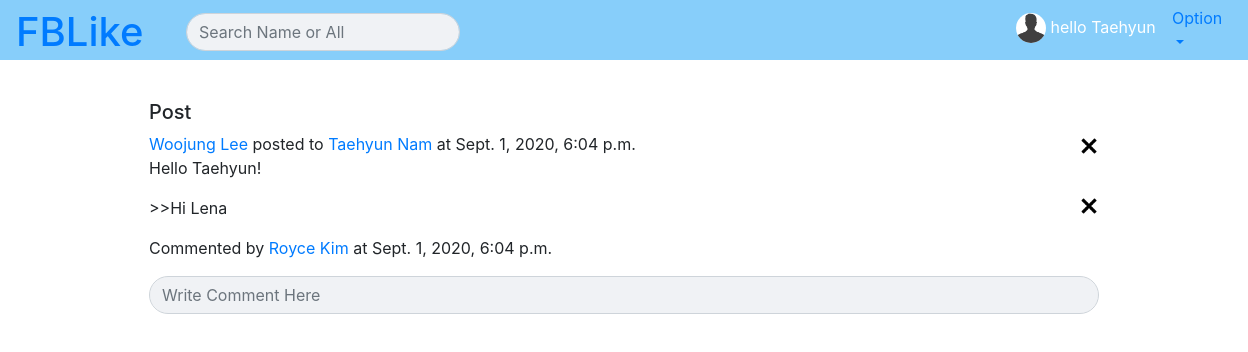
/post/2 (signed in), run on the app's committed database.
### fbApp/models.py (models this page shows, shortened)
class User(models.Model):
    firstName = models.CharField(max_length=255)
    lastName = models.CharField(max_length=255)
    email = models.CharField(max_length=255)
    password = models.CharField(max_length=255)
    hometown = models.CharField(max_length=255, default = None, blank=True, null=True)
    work = models.CharField(max_length=255, default = None, blank=True, null=True)
    home = models.CharField(max_length=255, default = None, blank=True, null=True)
    cover = models.ImageField(upload_to="", default='/coverdefault.jpg', blank=True, null=True)
    pic = models.ImageField(upload_to="", default='/Default.png', blank=True, null=True)
    relationships = models.ManyToManyField('User', through='Friend', symmetrical=False, related_name='friends')
    created_at = models.DateTimeField(auto_now_add=True)
    updated_at = models.DateTimeField(auto_now=True)
    objects = UserManager()

class Post(models.Model):
    content = models.TextField(max_length=255)
    image = models.FileField(upload_to="", default=None, blank=True, null=True)
    p_creater = models.ForeignKey(User, related_name="posts", on_delete=models.CASCADE)
    p_to = models.ForeignKey(User, related_name="post_by", on_delete=models.CASCADE)
    created_at = models.DateTimeField(auto_now_add=True)
    updated_at = models.DateTimeField(auto_now=True)

class Comment(models.Model):
    content = models.TextField(max_length=255)
    c_creater = models.ForeignKey(User, related_name="comments", on_delete=models.CASCADE)
    c_message = models.ForeignKey(Post, related_name="comments", on_delete=models.CASCADE)
    created_at = models.DateTimeField(auto_now_add=True)
    updated_at = models.DateTimeField(auto_now=True)

### fbApp/views.py (the view)
# urls.py: path('post/<postid>', views.showpost),
def showpost(request, postid):
    userinSession = User.objects.get(id = request.session['loginid'])
    getpost = Post.objects.get(id = postid)
    getcomment = Comment.objects.all()
    context = {
        'loggedinuser' : userinSession,
        'post' : getpost,
        'comments' : getcomment
    }
    return render(request, "post.html", context)

### fbApp/templates/post.html (shortened to what this page needs)
<!DOCTYPE html>
<html lang="en">
<head>
    <link rel="stylesheet" href="https://maxcdn.bootstrapcdn.com/bootstrap/4.0.0-alpha.6/css/bootstrap.min.css">
</head>
<body>
    {% include 'navbar.html' %}
    {% block content %}
    <div class="container">
        <div class="content" style="padding-left:90px; margin-top: 20px; padding-right: 90px;" >
            <div class="content_info" style="margin-bottom: 20px; padding-bottom: 10px;">
                <h5>Post</h5>
                {% if post.p_creater == post.p_to %}
                    <p style="display: inline;"><a href="/user/{{post.p_creater.id}}">{{post.p_creater.firstName}} {{post.p_creater.lastName}}</a> posted at {{post.created_at}}</p>
                {% else %}
                    <p style="display: inline;"><a href="/user/{{post.p_creater.id}}">{{post.p_creater.firstName}} {{post.p_creater.lastName}}</a> posted to <a href="/user/{{post.p_to.id}}">{{post.p_to.firstName}} {{post.p_to.lastName}}</a> at {{post.created_at}}</p>
                {% endif %}
                {% if post.p_creater == loggedinuser or post.p_to == loggedinuser %}
                <form action="/deletepost" method="post">
                    <input type="image" alt="Submit" src="/media/close.png" style="display: inline; float: right; margin-top: -20px; width:20px">
                </form>
                {% endif %}
                <p>{{post.content}}</p>
                <div>
                    {% for c in comments%}
                        {% if c.c_message == post %}
                        <p>>>{{c.content}}</p>
                        {% if post.p_creater == loggedinuser or post.p_to == loggedinuser or c.c_creater == loggedinuser %}
                        <form action="/deletecomment" method="post">
                            <input type="image" alt="Submit" src="/media/close.png" style="display: inline; float: right; margin-top: -40px; width:20px">
                        </form>
                        {% endif %}
                        <p>Commented by <a href="/user/{{c.c_creater.id}}">{{c.c_creater.firstName}} {{c.c_creater.lastName}}</a> at {{c.created_at}}</p>
                        {% endif %}
                    {% endfor %}
                    <form action="/reply" method="post" enctype="multipart/form-data">
                        <input type="text" class="form-control" name="content" id="content" placeholder="Write Comment Here" style="border-radius: 80px; width: 100%; background-color: #f0f2f5;">
                    </form>
                </div>
            </div>
        </div>
    </div>
    {% endblock %}
</body>
</html>

### fbApp/templates/navbar.html (shortened to what this page needs)
<!DOCTYPE html>
<html lang="en">
<head>
    <link rel="stylesheet" href="https://maxcdn.bootstrapcdn.com/bootstrap/4.0.0-alpha.6/css/bootstrap.min.css">
    {% load static %}
    <link rel="stylesheet" href="{% static 'navbar.css' %}">
</head>
<body>
    <nav class="navbar" style="background-color:lightskyblue; height: 60px;" >
        <a href="/home"><h1>FBLike</h1></a>
        <div style="position: absolute; margin-left: 170px; margin-top: 4px;">
            <form action='/search' method="post">
                <input type="text" class="form-control" name="searchtext" placeholder="Search Name or All" style="border-radius: 80px; width: 100%; background-color: #f0f2f5;">
            </form>
        </div>
        <a href="/user/{{loggedinuser.id}}" style="position: absolute; margin-left: 1000px; margin-top: 8px;">
            <img class="userpic" src={{loggedinuser.pic.url}} style="width: 30px; height: 30px;">
            <p class="username" style="color: white;">hello {{loggedinuser.firstName}}</p>
        </a>
        <div style="position: absolute; margin-left: 1140px;">
            <a class="nav-link dropdown-toggle" href="#" id="navbarDropdownMenuLink" data-toggle="dropdown" aria-haspopup="true" aria-expanded="false">Option</a>
        </div>
      </nav>
</body>
</html>

### fbApp/static/navbar.css (style rules this page uses)
.container { min-width: 1200px; }
.userpic { border-radius: 50%; background-color: white; display: inline-block; }
.username { display: inline-block; }
.content_info, .content_photo, .content_friend, .content_posting, .content_post { background-color: white; border-radius: 8px; padding: 20px; }

### data on the page
User: pic (placeholder picture), firstName "Taehyun"
Post: p_creater.firstName "Woojung", p_creater.lastName "Lee", p_to.firstName "Taehyun", p_to.lastName "Nam", created_at "Sept. 1, 2020, 6:04 p.m.", content "Hello Taehyun!"
Comment: content "Hi Lena", c_creater.firstName "Royce", c_creater.lastName "Kim", created_at "Sept. 1, 2020, 6:04 p.m."
